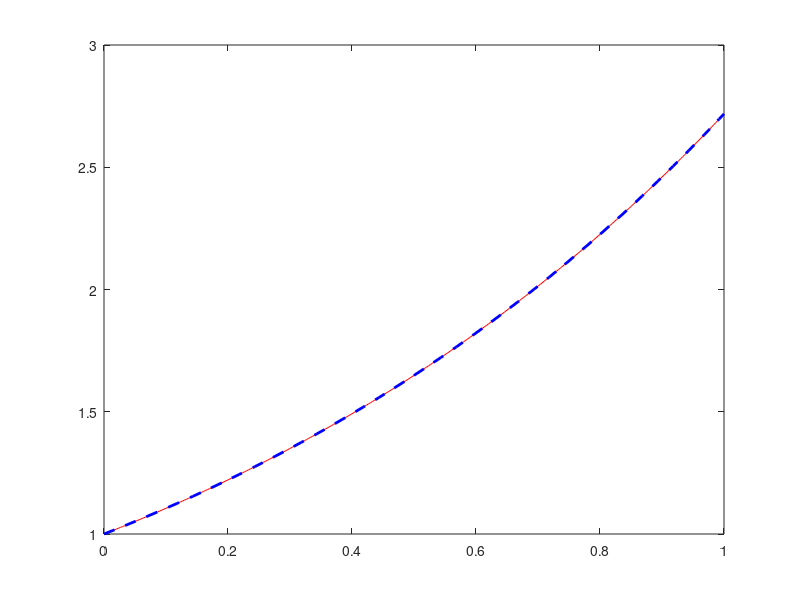

Write the MATLAB code that produced this figure.
%% 3 es 5
%% a
clear all
close all
clc
x0 = 0;
xN = 1;
y0 = 1;
f = @(x,y) -y+x+1;
sol_esatta = @(x) x + exp(-x);
[x45,y45] = ode45(f,[x0 xN],y0);
[x23,y23] = ode23(f,[x0 xN],y0);
% vett_h = x45(2:end)-x45(1:end-1) 
% forniamo solo gli estremi  e non il tipo di intervalli
xplot = linspace(x0,xN,301);
plot(xplot,sol_esatta(xplot),'r',x45,y45,'--b',x23,y23,'--g','linewidth',2);
err_rel45 = abs(sol_esatta(xN)-y45(end))/abs(sol_esatta(xN))
err_rel23 = abs(sol_esatta(xN)-y23(end))/abs(sol_esatta(xN))

%%
clear all
close all
clc
x0 = 0;
xN = 1;
y0 = 1;
f = @(x,y) -y+x+1;
sol_esatta = @(x) x + exp(-x);
% scelgo la discretizzazione sui nodi per i metodi
N = 10;
x = linspace(x0,xN,N+1);
[x45,y45] = ode45(f,[x0 xN],y0);
[x23,y23] = ode23(f,[x0 xN],y0);
xplot = linspace(x0,xN,301);
plot(xplot,sol_esatta(xplot),'r',x45,y45,'--b',x23,y23,'--g','linewidth',2);
err_rel45 = abs(sol_esatta(xN)-y45(end))/abs(sol_esatta(xN))
err_rel23 = abs(sol_esatta(xN)-y23(end))/abs(sol_esatta(xN))
% RESULT: a parità di nodi, è migliore ode45

%%
clear all
close all
clc
x0 = 0;
xN = 1;
y0 = 1;
f = @(x,y) -y+x+1;
sol_esatta = @(x) x + exp(-x);
% definisco la tolleranza assoluta e relativa
% i solutori risolvono il problema in modo da rispettare i vincoli

options = odeset('AbsTol',1.0e-03,'RelTol',1.0e-03);
[x45,y45] = ode45(f,[x0 xN],y0,options);
[x23,y23] = ode23(f,[x0 xN],y0,options);
xplot = linspace(x0,xN,301);
plot(xplot,sol_esatta(xplot),'r',x45,y45,'--b',x23,y23,'--g','linewidth',2);
err_rel45 = abs(sol_esatta(xN)-y45(end))/abs(sol_esatta(xN))
err_rel23 = abs(sol_esatta(xN)-y23(end))/abs(sol_esatta(xN))

%% b

clear all
close all
clc

x0 = 0;
xN = 1;
y0 = [1;1];
f = @(x,y)[y(2);3*y(2)-2*y(1)];
sol_esatta = @(x) exp(x);
[x45,y45] = ode45(f,[x0 xN],y0);
[x23,y23] = ode23(f,[x0 xN],y0);
xplot = linspace(x0,xN,301);
plot(xplot,sol_esatta(xplot),'r',x45,y45(:,1),'--b','linewidth',2);
err_rel45 = abs(sol_esatta(xN)-y45(end,1))/abs(sol_esatta(xN))
err_rel23 = abs(sol_esatta(xN)-y23(end,1))/abs(sol_esatta(xN))